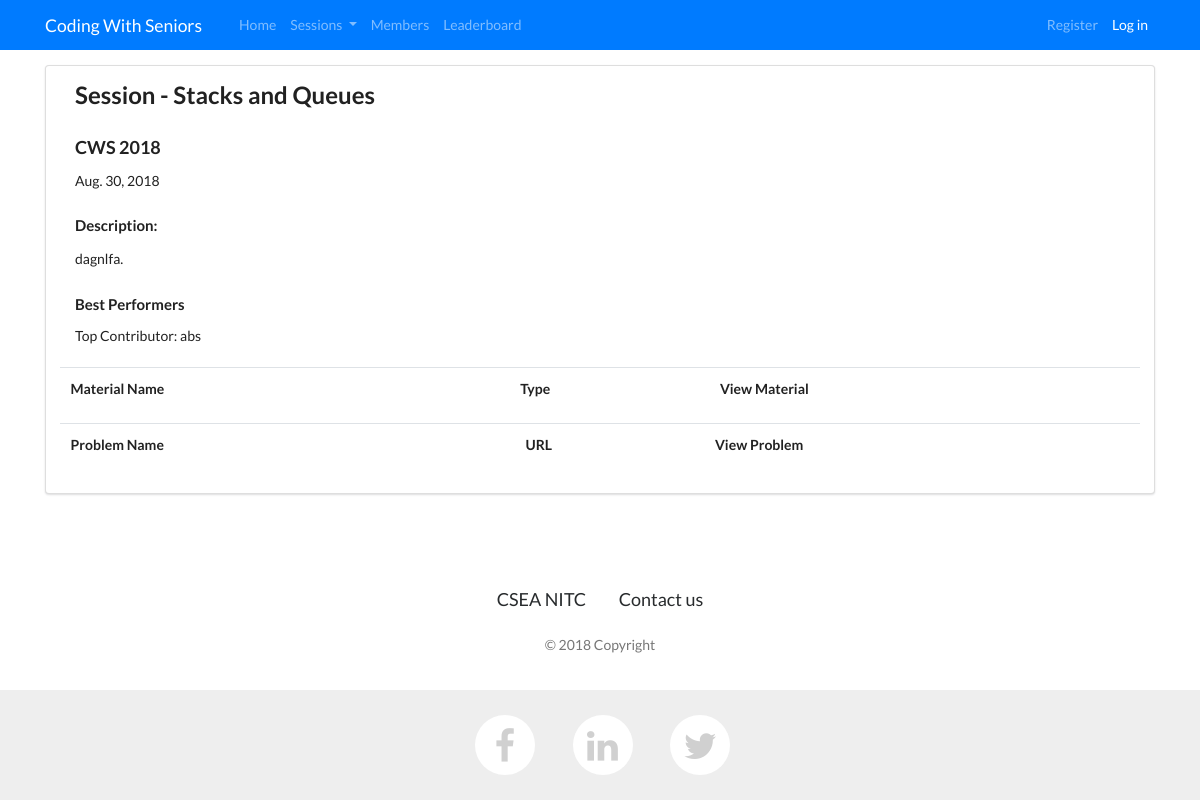
The page /events/sessions/Stacks and Queues on the database its author committed.
### events/models.py (models this page shows, shortened)
class Session(models.Model):
    event=models.ForeignKey(Event,on_delete=models.CASCADE)
    name=models.CharField(max_length=255, blank=False, null=True,unique=True)
    date=date=models.DateField(blank=False, null=True)
    description = models.TextField(blank=False, null=True)
    test_name=models.CharField(max_length=255,blank=True, null=True)
    test_url=models.URLField(blank=True, null=True)
    top_coder=models.CharField(max_length=255, blank=True, null=True)
    top_contributor=models.CharField(max_length=255, blank=True, null=True)
    top_improver=models.CharField(max_length=255, blank=True, null=True)
    rating_updated=models.BooleanField(default=False)

class Event(models.Model):
    name= models.CharField(max_length=255, blank=False, null=True,unique=True)
    date=models.DateField(blank=False, null=True)
    description=models.TextField( blank=False, null=True)

### events/views.py (the view)
# urls.py: path('sessions/<str:session_name>',views.view_session, name="view_session"),
def view_session(request: HttpRequest,session_name:str) -> HttpResponse:
    try:
        session = Session.objects.get(name=session_name)
        problem_set=Problem.objects.filter(session=session)
        material_set=ReadingMaterial.objects.filter(session=session)
    except:
        messages.add_message(request, messages.ERROR, 'Error Contact Admin')
    return render(request,'events/session.html',locals())

### events/templates/events/session.html (shortened to what this page needs)
{% extends "layout.html" %}
{% load staticfiles %}
{% block css %}
    <link href="//cdnjs.cloudflare.com/ajax/libs/semantic-ui/2.2.10/semantic.min.css" rel="stylesheet" id="bootstrap-css">
{% endblock %}
{% block body %}
    <div class="ui segment">
    <div class="ui container">
    <div class="row" style="margin-bottom: 15px">
        <div class="col">
            <h2>Session - {{ session.name }}</h2>
            <h3>{{ session.event.name }}</h3>
            <h6>{{ session.date }}</h6>
            <h4>Description: </h4>
            <p>{{ session.description }}</p>
            {% if session.top_coder or session.top_contributor or session.top_improver %}
            <h4>Best Performers</h4>
            {%  endif %}
            {% if session.top_contributor %}
                <h6>Top Contributor: {{ session.top_contributor }}</h6>
            {% endif %}
        </div>
    </div>
    <div class="row">
         <table class="table table-hover test">
        <tr>
            <th>Material Name</th>
            <th>Type</th>
            <th>View Material</th>
        </tr>
    </table>
    </div>
    <div class="row">
         <table class="table table-hover test">
        <tr>
            <th>Problem Name</th>
            <th>URL</th>
            <th>View Problem</th>
        </tr>
    </table>
    </div>
    </div>
    </div>
{% endblock %}

### static/cws_site/css/style.css (style rules this page uses)
html { height: 100%; }
body { display: flex; display: -webkit-flex; flex-direction: column; -webkit-flex-direction: column; height: 100%; }

### rows shown on the page
Session: name "Stacks and Queues", event.name "CWS 2018", date "Aug. 30, 2018", description "dagnlfa.", top_contributor "abs"
